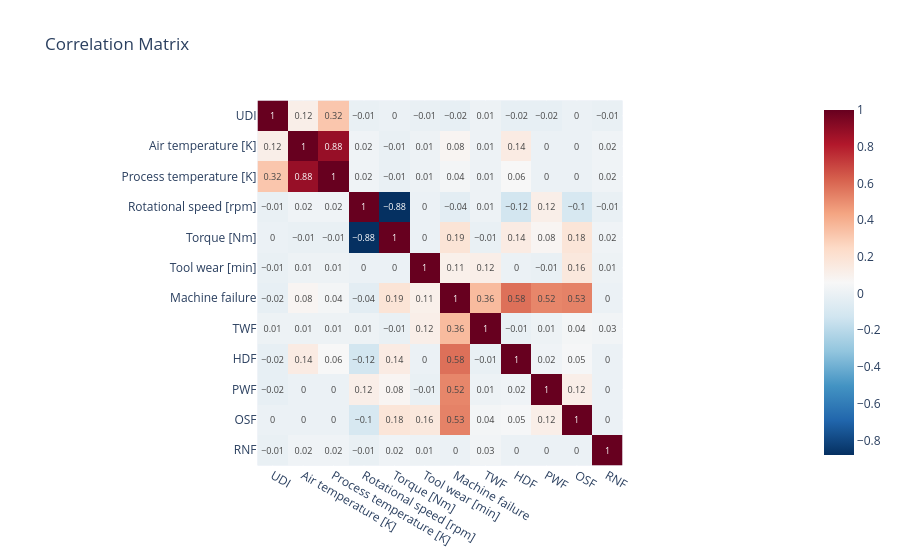

The code cell stored with this chart in its notebook:
### Markdown cell above
### Correlation Matrix with plotly

### Code cell
fig = px.imshow(
    df.select_dtypes(include='number').corr().round(2),
    title='Correlation Matrix',
    text_auto=True,
    color_continuous_scale='RdBu_r'
)
fig.show()
fig.write_image("../outputs/correlation.png")

### Figure 1 — Plotly figure (JSON) as saved in the notebook; plotly's stock layout.template omitted (floating-point values rounded to 4 significant figures; data arrays with more than 128 entries replaced by an {"elided": "..."} marker saying what was removed)
{"data": [{"coloraxis": "coloraxis", "hovertemplate": "x: %{x}<br>y: %{y}<br>color: %{z}<extra></extra>", "name": "0", "texttemplate": "%{z}", "type": "heatmap", "x": ["UDI", "Air temperature [K]", "Process temperature [K]", "Rotational speed [rpm]", "Torque [Nm]", "Tool wear [min]", "Machine failure", "TWF", "HDF", "PWF", "OSF", "RNF"], "xaxis": "x", "y": ["UDI", "Air temperature [K]", "Process temperature [K]", "Rotational speed [rpm]", "Torque [Nm]", "Tool wear [min]", "Machine failure", "TWF", "HDF", "PWF", "OSF", "RNF"], "yaxis": "y", "z": {"elided": "12x12 float values"}}], "layout": {"coloraxis": {"colorscale": [[0, "rgb(5,48,97)"], [0.1, "rgb(33,102,172)"], [0.2, "rgb(67,147,195)"], [0.3, "rgb(146,197,222)"], [0.4, "rgb(209,229,240)"], [0.5, "rgb(247,247,247)"], [0.6, "rgb(253,219,199)"], [0.7, "rgb(244,165,130)"], [0.8, "rgb(214,96,77)"], [0.9, "rgb(178,24,43)"], [1, "rgb(103,0,31)"]]}, "title": {"text": "Correlation Matrix"}, "xaxis": {"anchor": "y", "constrain": "domain", "domain": [0, 1], "scaleanchor": "y"}, "yaxis": {"anchor": "x", "autorange": "reversed", "constrain": "domain", "domain": [0, 1]}}}
